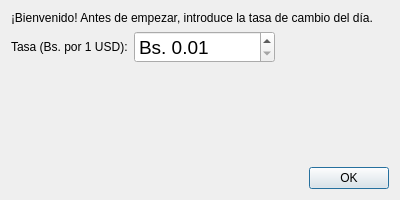
<?xml version="1.0" encoding="UTF-8"?>
<ui version="4.0">
 <class>TasaDialog</class>
 <widget class="QDialog" name="TasaDialog">
  <property name="geometry">
   <rect>
    <x>0</x>
    <y>0</y>
    <width>400</width>
    <height>200</height>
   </rect>
  </property>
  <property name="windowTitle">
   <string>Configurar Tasa del Día</string>
  </property>
  <property name="windowIcon">
   <iconset>
    <normaloff>../../img/logo.png</normaloff>../../img/logo.png</iconset>
  </property>
  <property name="modal">
   <bool>true</bool>
  </property>
  <layout class="QVBoxLayout" name="verticalLayout">
   <item>
    <widget class="QLabel" name="label">
     <property name="text">
      <string>¡Bienvenido! Antes de empezar, introduce la tasa de cambio del día.</string>
     </property>
     <property name="wordWrap">
      <bool>true</bool>
     </property>
    </widget>
   </item>
   <item>
    <widget class="QFrame" name="frame">
     <property name="frameShape">
      <enum>QFrame::NoFrame</enum>
     </property>
     <property name="frameShadow">
      <enum>QFrame::Raised</enum>
     </property>
     <layout class="QHBoxLayout" name="horizontalLayout">
      <property name="leftMargin">
       <number>0</number>
      </property>
      <property name="topMargin">
       <number>0</number>
      </property>
      <property name="rightMargin">
       <number>0</number>
      </property>
      <property name="bottomMargin">
       <number>0</number>
      </property>
      <item>
       <widget class="QLabel" name="label_2">
        <property name="text">
         <string>Tasa (Bs. por 1 USD):</string>
        </property>
       </widget>
      </item>
      <item>
       <widget class="QDoubleSpinBox" name="rateSpinBox">
        <property name="font">
         <font>
          <pointsize>14</pointsize>
         </font>
        </property>
        <property name="prefix">
         <string>Bs. </string>
        </property>
        <property name="decimals">
         <number>2</number>
        </property>
        <property name="minimum">
         <double>0.010000000000000</double>
        </property>
        <property name="maximum">
         <double>10000.000000000000000</double>
        </property>
       </widget>
      </item>
      <item>
       <spacer name="horizontalSpacer">
        <property name="orientation">
         <enum>Qt::Horizontal</enum>
        </property>
        <property name="sizeHint" stdset="0">
         <size>
          <width>40</width>
          <height>20</height>
         </size>
        </property>
       </spacer>
      </item>
     </layout>
    </widget>
   </item>
   <item>
    <spacer name="verticalSpacer">
     <property name="orientation">
      <enum>Qt::Vertical</enum>
     </property>
     <property name="sizeHint" stdset="0">
      <size>
       <width>20</width>
       <height>40</height>
      </size>
     </property>
    </spacer>
   </item>
   <item>
    <widget class="QDialogButtonBox" name="acceptButton">
     <property name="cursor">
      <cursorShape>PointingHandCursor</cursorShape>
     </property>
     <property name="orientation">
      <enum>Qt::Horizontal</enum>
     </property>
     <property name="standardButtons">
      <set>QDialogButtonBox::Ok</set>
     </property>
    </widget>
   </item>
  </layout>
 </widget>
 <resources/>
 <connections>
  <connection>
   <sender>acceptButton</sender>
   <signal>accepted()</signal>
   <receiver>TasaDialog</receiver>
   <slot>accept()</slot>
   <hints>
    <hint type="sourcelabel">
     <x>248</x>
     <y>254</y>
    </hint>
    <hint type="destinationlabel">
     <x>157</x>
     <y>274</y>
    </hint>
   </hints>
  </connection>
  <connection>
   <sender>acceptButton</sender>
   <signal>rejected()</signal>
   <receiver>TasaDialog</receiver>
   <slot>reject()</slot>
   <hints>
    <hint type="sourcelabel">
     <x>316</x>
     <y>260</y>
    </hint>
    <hint type="destinationlabel">
     <x>286</x>
     <y>274</y>
    </hint>
   </hints>
  </connection>
 </connections>
</ui>
